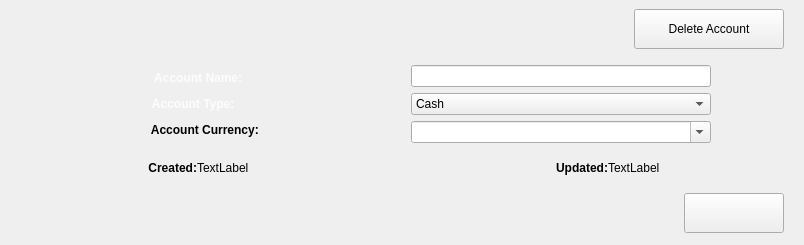
            <widget class="QWidget" name="account_page">
             <property name="sizePolicy">
              <sizepolicy hsizetype="Preferred" vsizetype="Preferred">
               <horstretch>0</horstretch>
               <verstretch>0</verstretch>
              </sizepolicy>
             </property>
             <layout class="QVBoxLayout" name="verticalLayout_12">
              <property name="topMargin">
               <number>0</number>
              </property>
              <item>
               <widget class="QWidget" name="widget_5" native="true">
                <property name="maximumSize">
                 <size>
                  <width>16777215</width>
                  <height>50</height>
                 </size>
                </property>
                <layout class="QHBoxLayout" name="horizontalLayout_9" stretch="1,0">
                 <item>
                  <spacer name="horizontalSpacer_5">
                   <property name="orientation">
                    <enum>Qt::Orientation::Horizontal</enum>
                   </property>
                   <property name="sizeHint" stdset="0">
                    <size>
                     <width>614</width>
                     <height>10</height>
                    </size>
                   </property>
                  </spacer>
                 </item>
                 <item>
                  <widget class="QPushButton" name="delete_account">
                   <property name="minimumSize">
                    <size>
                     <width>150</width>
                     <height>40</height>
                    </size>
                   </property>
                   <property name="maximumSize">
                    <size>
                     <width>150</width>
                     <height>16777215</height>
                    </size>
                   </property>
                   <property name="text">
                    <string>Delete Account</string>
                   </property>
                   <property name="checkable">
                    <bool>true</bool>
                   </property>
                   <property name="autoExclusive">
                    <bool>true</bool>
                   </property>
                  </widget>
                 </item>
                </layout>
               </widget>
              </item>
              <item>
               <widget class="QWidget" name="widget_3" native="true">
                <property name="layoutDirection">
                 <enum>Qt::LayoutDirection::LeftToRight</enum>
                </property>
                <layout class="QHBoxLayout" name="horizontalLayout_8" stretch="1,1">
                 <property name="spacing">
                  <number>0</number>
                 </property>
                 <property name="leftMargin">
                  <number>0</number>
                 </property>
                 <property name="topMargin">
                  <number>0</number>
                 </property>
                 <property name="rightMargin">
                  <number>0</number>
                 </property>
                 <property name="bottomMargin">
                  <number>0</number>
                 </property>
                 <item>
                  <widget class="QWidget" name="edit_account_labels_widget" native="true">
                   <layout class="QVBoxLayout" name="verticalLayout_14">
                    <item>
                     <widget class="QLabel" name="account_name_change_label">
                      <property name="sizePolicy">
                       <sizepolicy hsizetype="Preferred" vsizetype="Fixed">
                        <horstretch>0</horstretch>
                        <verstretch>0</verstretch>
                       </sizepolicy>
                      </property>
                      <property name="palette">
                       <palette>
                        <active>
                         <colorrole role="WindowText">
                          <brush brushstyle="SolidPattern">
                           <color alpha="217">
                            <red>255</red>
                            <green>255</green>
                            <blue>255</blue>
                           </color>
                          </brush>
                         </colorrole>
                        </active>
                        <inactive>
                         <colorrole role="WindowText">
                          <brush brushstyle="SolidPattern">
                           <color alpha="217">
                            <red>255</red>
                            <green>255</green>
                            <blue>255</blue>
                           </color>
                          </brush>
                         </colorrole>
                        </inactive>
                        <disabled/>
                       </palette>
                      </property>
                      <property name="font">
                       <font>
                        <bold>true</bold>
                       </font>
                      </property>
                      <property name="text">
                       <string>Account Name:     </string>
                      </property>
                      <property name="alignment">
                       <set>Qt::AlignmentFlag::AlignCenter</set>
                      </property>
                     </widget>
                    </item>
                    <item>
                     <widget class="QLabel" name="account_type_change_label">
                      <property name="sizePolicy">
                       <sizepolicy hsizetype="Preferred" vsizetype="Fixed">
                        <horstretch>0</horstretch>
                        <verstretch>0</verstretch>
                       </sizepolicy>
                      </property>
                      <property name="palette">
                       <palette>
                        <active>
                         <colorrole role="WindowText">
                          <brush brushstyle="SolidPattern">
                           <color alpha="217">
                            <red>255</red>
                            <green>255</green>
                            <blue>255</blue>
                           </color>
                          </brush>
                         </colorrole>
                        </active>
                        <inactive>
                         <colorrole role="WindowText">
                          <brush brushstyle="SolidPattern">
                           <color alpha="217">
                            <red>255</red>
                            <green>255</green>
                            <blue>255</blue>
                           </color>
                          </brush>
                         </colorrole>
                        </inactive>
                        <disabled/>
                       </palette>
                      </property>
                      <property name="font">
                       <font>
                        <bold>true</bold>
                       </font>
                      </property>
                      <property name="text">
                       <string>Account Type:        </string>
                      </property>
                      <property name="alignment">
                       <set>Qt::AlignmentFlag::AlignCenter</set>
                      </property>
                     </widget>
                    </item>
                    <item>
                     <widget class="QLabel" name="account_currency_change_label">
                      <property name="sizePolicy">
                       <sizepolicy hsizetype="Preferred" vsizetype="Fixed">
                        <horstretch>0</horstretch>
                        <verstretch>0</verstretch>
                       </sizepolicy>
                      </property>
                      <property name="font">
                       <font>
                        <bold>true</bold>
                       </font>
                      </property>
                      <property name="text">
                       <string>Account Currency: </string>
                      </property>
                      <property name="alignment">
                       <set>Qt::AlignmentFlag::AlignCenter</set>
                      </property>
                     </widget>
                    </item>
                   </layout>
                  </widget>
                 </item>
                 <item>
                  <widget class="QWidget" name="edit_account_toggles_widget" native="true">
                   <layout class="QVBoxLayout" name="verticalLayout_13">
                    <item>
                     <widget class="QLineEdit" name="account_name_change_line">
                      <property name="minimumSize">
                       <size>
                        <width>300</width>
                        <height>0</height>
                       </size>
                      </property>
                      <property name="maximumSize">
                       <size>
                        <width>300</width>
                        <height>16777215</height>
                       </size>
                      </property>
                     </widget>
                    </item>
                    <item>
                     <widget class="QComboBox" name="account_type_combo">
                      <property name="sizePolicy">
                       <sizepolicy hsizetype="Expanding" vsizetype="Fixed">
                        <horstretch>0</horstretch>
                        <verstretch>0</verstretch>
                       </sizepolicy>
                      </property>
                      <property name="minimumSize">
                       <size>
                        <width>300</width>
                        <height>0</height>
                       </size>
                      </property>
                      <property name="maximumSize">
                       <size>
                        <width>300</width>
                        <height>16777215</height>
                       </size>
                      </property>
                      <item>
                       <property name="text">
                        <string>Cash</string>
                       </property>
                      </item>
                      <item>
                       <property name="text">
                        <string>Bank</string>
                       </property>
                      </item>
                      <item>
                       <property name="text">
                        <string>Credit Card</string>
                       </property>
                      </item>
                      <item>
                       <property name="text">
                        <string>Investment</string>
                       </property>
                      </item>
                      <item>
                       <property name="text">
                        <string>Other</string>
                       </property>
                      </item>
                     </widget>
                    </item>
                    <item>
                     <widget class="QComboBox" name="account_currency_change_combo">
                      <property name="sizePolicy">
                       <sizepolicy hsizetype="Expanding" vsizetype="Fixed">
                        <horstretch>0</horstretch>
                        <verstretch>0</verstretch>
                       </sizepolicy>
                      </property>
                      <property name="minimumSize">
                       <size>
                        <width>300</width>
                        <height>0</height>
                       </size>
                      </property>
                      <property name="maximumSize">
                       <size>
                        <width>300</width>
                        <height>16777215</height>
                       </size>
                      </property>
                      <property name="editable">
                       <bool>true</bool>
                      </property>
                     </widget>
                    </item>
                   </layout>
                  </widget>
                 </item>
                </layout>
               </widget>
              </item>
              <item>
               <widget class="QWidget" name="widget_7" native="true">
                <property name="maximumSize">
                 <size>
                  <width>16777215</width>
                  <height>90</height>
                 </size>
                </property>
                <layout class="QHBoxLayout" name="horizontalLayout_7">
                 <property name="spacing">
                  <number>0</number>
                 </property>
                 <property name="leftMargin">
                  <number>0</number>
                 </property>
                 <property name="topMargin">
                  <number>0</number>
                 </property>
                 <property name="rightMargin">
                  <number>0</number>
                 </property>
                 <property name="bottomMargin">
                  <number>0</number>
                 </property>
                 <item>
                  <widget class="QLabel" name="account_created_label">
                   <property name="font">
                    <font>
                     <bold>true</bold>
                    </font>
                   </property>
                   <property name="text">
                    <string>Created:</string>
                   </property>
                   <property name="alignment">
                    <set>Qt::AlignmentFlag::AlignRight|Qt::AlignmentFlag::AlignTrailing|Qt::AlignmentFlag::AlignVCenter</set>
                   </property>
                  </widget>
                 </item>
                 <item>
                  <widget class="QLabel" name="account_created_value">
                   <property name="text">
                    <string>TextLabel</string>
                   </property>
                  </widget>
                 </item>
                 <item>
                  <spacer name="horizontalSpacer_4">
                   <property name="orientation">
                    <enum>Qt::Orientation::Horizontal</enum>
                   </property>
                   <property name="sizeType">
                    <enum>QSizePolicy::Policy::Preferred</enum>
                   </property>
                   <property name="sizeHint" stdset="0">
                    <size>
                     <width>40</width>
                     <height>20</height>
                    </size>
                   </property>
                  </spacer>
                 </item>
                 <item>
                  <widget class="QLabel" name="account_update_label">
                   <property name="font">
                    <font>
                     <bold>true</bold>
                    </font>
                   </property>
                   <property name="text">
                    <string>Updated:</string>
                   </property>
                   <property name="alignment">
                    <set>Qt::AlignmentFlag::AlignRight|Qt::AlignmentFlag::AlignTrailing|Qt::AlignmentFlag::AlignVCenter</set>
                   </property>
                  </widget>
                 </item>
                 <item>
                  <widget class="QLabel" name="account_update_value">
                   <property name="text">
                    <string>TextLabel</string>
                   </property>
                  </widget>
                 </item>
                </layout>
               </widget>
              </item>
              <item>
               <widget class="QWidget" name="widget_4" native="true">
                <property name="maximumSize">
                 <size>
                  <width>16777215</width>
                  <height>50</height>
                 </size>
                </property>
                <layout class="QHBoxLayout" name="horizontalLayout_6" stretch="1,0">
                 <item>
                  <spacer name="horizontalSpacer_3">
                   <property name="orientation">
                    <enum>Qt::Orientation::Horizontal</enum>
                   </property>
                   <property name="sizeType">
                    <enum>QSizePolicy::Policy::Expanding</enum>
                   </property>
                   <property name="sizeHint" stdset="0">
                    <size>
                     <width>40</width>
                     <height>10</height>
                    </size>
                   </property>
                  </spacer>
                 </item>
                 <item>
                  <widget class="QPushButton" name="change_button">
                   <property name="sizePolicy">
                    <sizepolicy hsizetype="Minimum" vsizetype="Fixed">
                     <horstretch>0</horstretch>
                     <verstretch>0</verstretch>
                    </sizepolicy>
                   </property>
                   <property name="minimumSize">
                    <size>
                     <width>100</width>
                     <height>40</height>
                    </size>
                   </property>
                   <property name="maximumSize">
                    <size>
                     <width>100</width>
                     <height>16777215</height>
                    </size>
                   </property>
                   <property name="sizeIncrement">
                    <size>
                     <width>0</width>
                     <height>8</height>
                    </size>
                   </property>
                   <property name="text">
                    <string/>
                   </property>
                   <property name="checkable">
                    <bool>true</bool>
                   </property>
                   <property name="autoExclusive">
                    <bool>true</bool>
                   </property>
                  </widget>
                 </item>
                </layout>
               </widget>
              </item>
             </layout>
            </widget>
